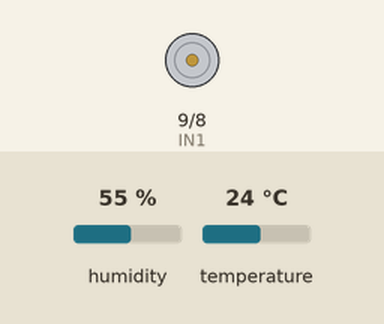
The sketch below on a simulated Arduino Uno, built with avr-gcc and run on an emulated ATmega328P. Shown: motor-driver pin pairs drawn as motors (green arrow = first pin HIGH = forward, orange = second pin HIGH = backward, longer = more drive, scaled by the enable pin). Inputs (shaded band) come from the test bench; at power-on: temperature 24 °C, humidity 55 %. What the sketch prints to the serial monitor is not drawn.

Above: at 1.2 s.
1.3 s: temperature set to 29 °C
4.1 s: temperature set to 32 °C
At 5.7 s:
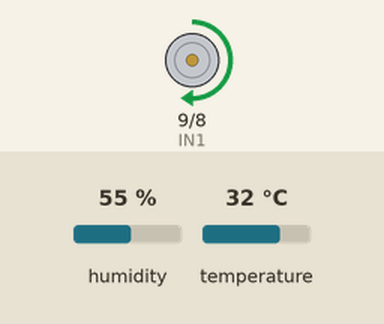
6.9 s: temperature set to 41 °C
At 9.0 s:
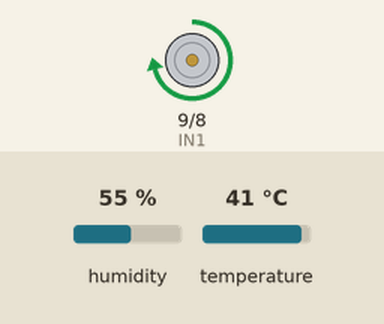
Timing chart, 0 to 10.5 s (numbered marks = the images above; inputs shaded):
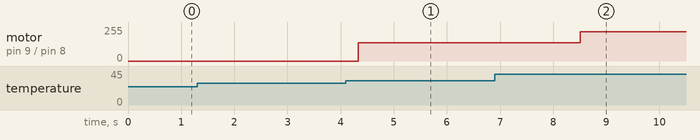

Measured:
- the behaviour switches between 30 and 31 °C on temperature (found by bisection; images 0 and 1)
- after the input at 1.3 s, every drawn part: stays the same
- after the input at 4.1 s, motor on pin 9 (IN1) / pin 8 (IN2): stopped → forward 138/255 after 0.24 s
- after the input at 6.9 s, motor on pin 9 (IN1) / pin 8 (IN2): forward 138/255 → forward 219/255 after 1.6 s

The sketch:

code.ino
```cpp
#include <DHT.h>

// ===================== SENSOR SETUP =====================
#define DHTPIN 2          // DHT11 DATA pin connected to Arduino D2
#define DHTTYPE DHT11     // Sensor type

DHT dht(DHTPIN, DHTTYPE);

// ===================== MOTOR DRIVER PINS =====================
int IN1 = 9;       // L293D IN1
int IN2 = 8;       // L293D IN2
int ENA = 10;      // L293D Enable pin (PWM Speed Control)

// ===================== TEMPERATURE SETTINGS =====================
float thresholdTemp = 30.0;   // Fan turns ON above 30°C

// ===============================================================
void setup() {

  Serial.begin(9600);
  dht.begin();

  // Motor Driver pins as OUTPUT
  pinMode(IN1, OUTPUT);
  pinMode(IN2, OUTPUT);
  pinMode(ENA, OUTPUT);

  // Fan initially OFF
  digitalWrite(IN1, LOW);
  digitalWrite(IN2, LOW);
  analogWrite(ENA, 0);

  Serial.println("======================================");
  Serial.println(" Automatic Fan Control System Started ");
  Serial.println(" Using Arduino + DHT11 + L293D Driver ");
  Serial.println("======================================");
}

// ===============================================================
void loop() {

  // Read Temperature and Humidity
  float temp = dht.readTemperature();
  float hum = dht.readHumidity();

  // Check if sensor reading failed
  if (isnan(temp) || isnan(hum)) {
    Serial.println("❌ Failed to read from DHT11 sensor!");
    delay(2000);
    return;
  }

  // Display readings
  Serial.println("--------------------------------------");
  Serial.print("Temperature: ");
  Serial.print(temp);
  Serial.println(" °C");

  Serial.print("Humidity: ");
  Serial.print(hum);
  Serial.println(" %");

  // ================= FAN CONTROL LOGIC =================
  if (temp > thresholdTemp) {

    Serial.println("✅ Fan Status: ON");

    // Motor Forward Direction
    digitalWrite(IN1, HIGH);
    digitalWrite(IN2, LOW);

    // Variable Speed Control (PWM)
    int fanSpeed = map(temp, thresholdTemp, 45, 120, 255);
    fanSpeed = constrain(fanSpeed, 0, 255);

    analogWrite(ENA, fanSpeed);

    Serial.print("Fan Speed (PWM): ");
    Serial.println(fanSpeed);

  }
  else {

    Serial.println("🛑 Fan Status: OFF");

    // Stop Motor
    digitalWrite(IN1, LOW);
    digitalWrite(IN2, LOW);
    analogWrite(ENA, 0);
  }

  delay(2000);   // Update every 2 seconds
}
```
